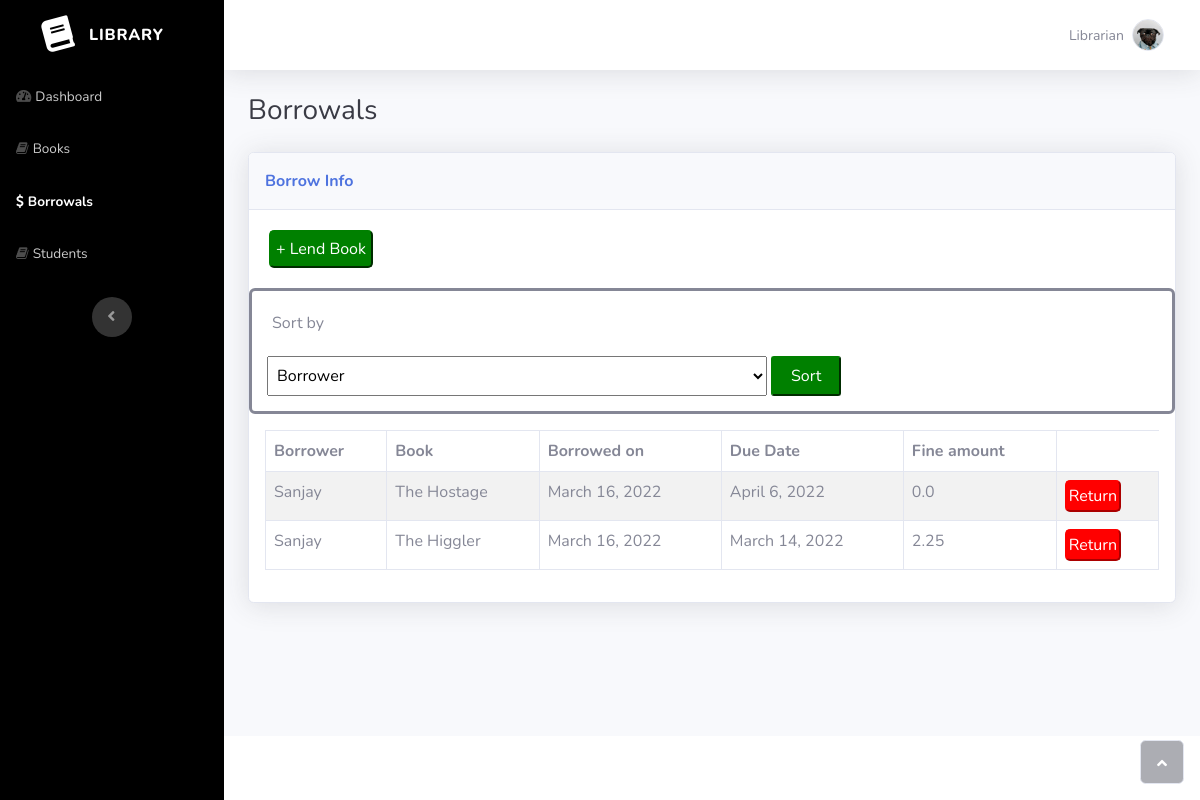
The page /borrows/ (signed in) on the database its author committed.
### panel/models.py (models this page shows, shortened)
class Borrow(models.Model):
    borrower = models.ForeignKey(Student, on_delete=models.CASCADE)
    borrowed_on = models.DateField(auto_now_add=True)
    due_date = models.DateField(null=True)
    fine_amount = models.FloatField(null=True, default=0.0)
    book = models.ForeignKey(Book, on_delete=models.CASCADE, default=None)

class Student(models.Model):
    fullname = models.CharField(max_length=200, null=True)
    roll_number = models.CharField(max_length=20, null=True)
    email = models.EmailField(null=True)
    academic_year = models.CharField(max_length=200,
        choices= (
            ('I year', 'I year'),
            ('II year', 'II year'),
            ('III year', 'III year'),
            ('IV year', 'IV year')
        )
    )
    def __str__(self):
        return self.fullname

class Book(models.Model):
    isbn_number = models.CharField(max_length=20, null=True)
    title = models.CharField(max_length=200, null=True)
    author = models.CharField(max_length=200, null=True)
    copies = models.IntegerField(null=True)

### panel/views.py (the view)
# urls.py: path('borrows/', views.borrows, name='borrows'),
@login_required(login_url='login')
def borrows(request):
    borrows = list(Borrow.objects.all())
    if request.method == 'POST':
        key = request.POST.get('sort_by')
        qSort(borrows, key.lower())
    for b in borrows:
        if b.due_date < timezone.now().date():
            diff = datetime.now().date() - b.due_date
            fine = diff.days * 0.75
            b.fine_amount = fine
            b.save()
    return render(request, 'panel/borrows.html', {'borrows': borrows})

### panel/templates/panel/borrows.html (shortened to what this page needs)
{% extends 'panel/template.html' %}
{% load static %}
{% block sidebar %}
                <ul class="navbar-nav text-light" id="accordionSidebar">
                    <li class="nav-item"><a class="nav-link" href="{% url 'home' %}"><i class="fas fa-tachometer-alt"></i><span>Dashboard</span></a></li>
                    <li class="nav-item"><a class="nav-link" href="{% url 'books' %}"><i class="fa fa-book"></i><span>Books</span></a></li>
                    <li class="nav-item"><a class="nav-link active" href="{% url 'borrows' %}"><i class="fa fa-dollar"></i><span>Borrowals</span></a></li>
                    <li class="nav-item"><a class="nav-link" href="{% url 'students' %}"><i class="fa fa-book"></i><span>Students</span></a></li>
                </ul>
{% endblock %}
{% block content %}
                <div class="container-fluid">
                    <h3 class="text-dark mb-4">Borrowals</h3>
                    <div class="card shadow">
                        <div class="card-header py-3">
                            <p class="text-primary m-0 fw-bold">Borrow Info</p>
                        </div>
                        <a href="{% url 'add-borrow' %}"><button type="button" style="background-color: green; color: white; padding: 5px; border-color: green; border-radius: 5px; margin: 20px;">+ Lend Book</button></a>
                        <div style="border-style: solid; padding: 15px; border-radius: 6px;">
                            <p style="padding: 5px;">Sort by</p>
                            <form method="post">
                                <select name="sort_by" style="width: 500px; height: 40px; padding: 5px;">
                                    <option>Borrower</option>
                                </select>
                                <button style="width: 70px; height: 40px;padding-left: 5px; padding-right: 5px; background-color: green; color: white; border-color: green; border-radius: 3px;">Sort</button>
                            </form>
                        </div>
                        <div class="card-body">
                            <table class="table table-striped table-bordered" id="dataTable">
                                <thead>
                                    <tr>
                                        <th>Borrower</th>
                                        <th>Book</th>
                                        <th>Borrowed on</th>
                                        <th>Due Date</th>
                                        <th>Fine amount</th>
                                    </tr>
                                </thead>
                                <tbody>
                                    {% for borrow in borrows %}
                                        <tr>
                                            <td>{{borrow.borrower}}</td>
                                            <td>{{borrow.book.title}}</td>
                                            <td>{{borrow.borrowed_on}}</td>
                                            <td>{{borrow.due_date}}</td>
                                            <td>{{borrow.fine_amount}}</td>
                                            <td><a href="/return-book/{{borrow.id}}/"><button type="button" style="background-color: red; color: white; padding: 2px; border-color: red; border-radius: 5px;">Return</button></a>
                                        </tr>
                                    {% endfor %}
                                </tbody>
                            </table>
                        </div>
                    </div>
                </div>
{% endblock %}

### rows shown on the page
Borrow: borrower "Sanjay", book "The Hostage", borrowed_on "March 16, 2022", due_date "April 6, 2022", fine_amount "0.0"
Borrow: borrower "Sanjay", book "The Higgler", borrowed_on "March 16, 2022", due_date "March 14, 2022", fine_amount "2.25"
